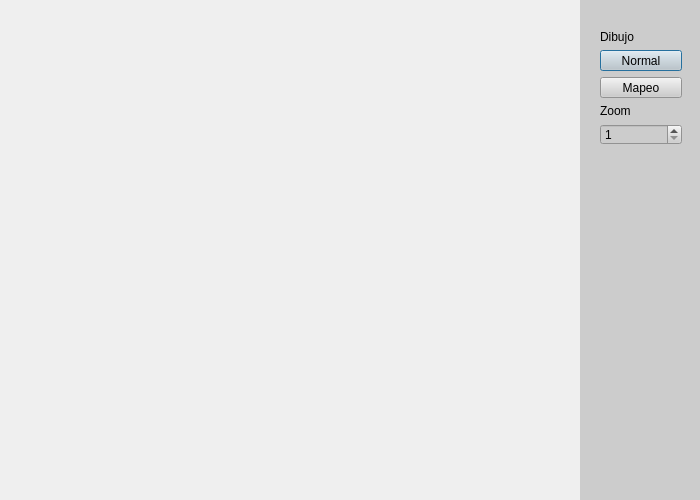
<?xml version="1.0" encoding="UTF-8"?>
<ui version="4.0">
 <class>Dialog</class>
 <widget class="QDialog" name="Dialog">
  <property name="geometry">
   <rect>
    <x>0</x>
    <y>0</y>
    <width>700</width>
    <height>500</height>
   </rect>
  </property>
  <property name="windowTitle">
   <string>Dialog</string>
  </property>
  <widget class="QWidget" name="widget" native="true">
   <property name="geometry">
    <rect>
     <x>580</x>
     <y>0</y>
     <width>120</width>
     <height>501</height>
    </rect>
   </property>
   <property name="styleSheet">
    <string notr="true">background-color: rgb(204, 204, 204);</string>
   </property>
   <widget class="QWidget" name="layoutWidget">
    <property name="geometry">
     <rect>
      <x>20</x>
      <y>30</y>
      <width>82</width>
      <height>116</height>
     </rect>
    </property>
    <layout class="QVBoxLayout" name="verticalLayout">
     <item>
      <widget class="QLabel" name="label">
       <property name="styleSheet">
        <string notr="true">color:rgb(0, 0, 0)</string>
       </property>
       <property name="text">
        <string>Dibujo</string>
       </property>
      </widget>
     </item>
     <item>
      <widget class="QPushButton" name="pushButton">
       <property name="text">
        <string>Normal</string>
       </property>
      </widget>
     </item>
     <item>
      <widget class="QPushButton" name="pushButton_2">
       <property name="text">
        <string>Mapeo</string>
       </property>
      </widget>
     </item>
     <item>
      <widget class="QLabel" name="label_2">
       <property name="styleSheet">
        <string notr="true">color: rgb(0, 0, 0);</string>
       </property>
       <property name="text">
        <string>Zoom</string>
       </property>
      </widget>
     </item>
     <item>
      <widget class="QSpinBox" name="spinBox">
       <property name="minimum">
        <number>1</number>
       </property>
       <property name="maximum">
        <number>100</number>
       </property>
      </widget>
     </item>
    </layout>
   </widget>
  </widget>
 </widget>
 <resources/>
 <connections/>
</ui>
